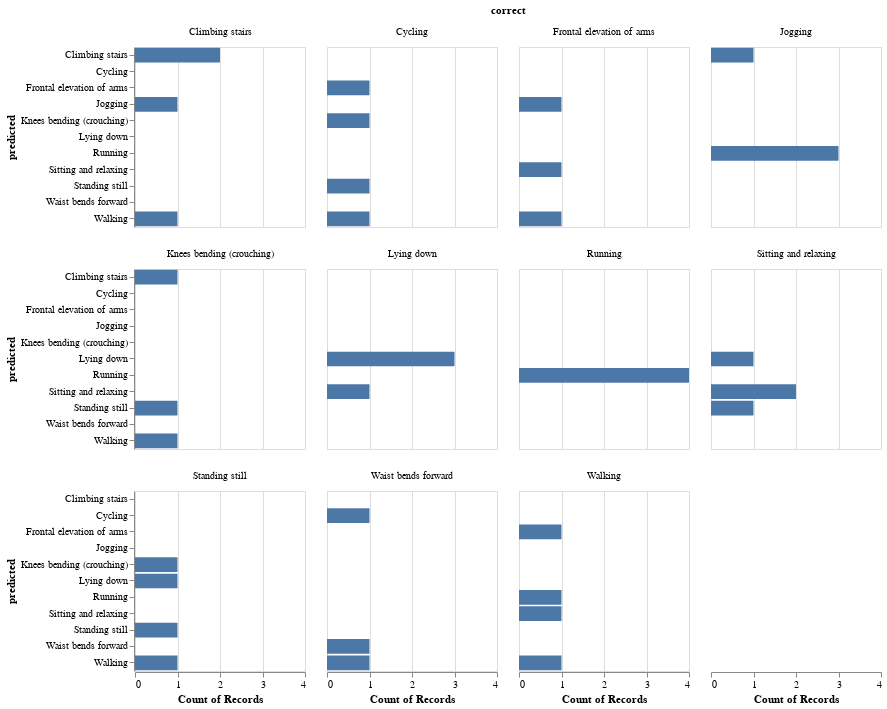

Notebook code cell kept with this figure:
### Code cell
model = best[1].best_estimator_
y_pred = model.predict(X_test.iloc[:, best[2]])
print("Score: {:.2f}".format(best[0]))
show_result(y_pred, y_test)

### Figure 1 — Vega-Lite specification as saved in the notebook (floating-point values rounded to 4 significant figures)
{"config": {"view": {"continuousWidth": 400, "continuousHeight": 300}}, "data": {"name": "data-2628c3751cb6b9231f6e68b9519854b3"}, "facet": {"type": "nominal", "field": "correct"}, "spec": {"mark": "bar", "encoding": {"x": {"type": "nominal", "aggregate": "count", "field": "predicted"}, "y": {"type": "nominal", "field": "predicted"}}, "height": 180, "width": 170}, "columns": 4, "$schema": "https://vega.github.io/schema/vega-lite/v4.8.1.json", "datasets": {"data-2628c3751cb6b9231f6e68b9519854b3": [{"predicted": "Climbing stairs", "correct": "Climbing stairs"}, {"predicted": "Lying down", "correct": "Sitting and relaxing"}, {"predicted": "Lying down", "correct": "Lying down"}, {"predicted": "Lying down", "correct": "Standing still"}, {"predicted": "Walking", "correct": "Frontal elevation of arms"}, {"predicted": "Frontal elevation of arms", "correct": "Walking"}, {"predicted": "Climbing stairs", "correct": "Climbing stairs"}, {"predicted": "Knees bending (crouching)", "correct": "Standing still"}, {"predicted": "Lying down", "correct": "Lying down"}, {"predicted": "Walking", "correct": "Walking"}, {"predicted": "Standing still", "correct": "Standing still"}, {"predicted": "Walking", "correct": "Standing still"}, {"predicted": "Knees bending (crouching)", "correct": "Cycling"}, {"predicted": "Sitting and relaxing", "correct": "Sitting and relaxing"}, {"predicted": "Sitting and relaxing", "correct": "Frontal elevation of arms"}, {"predicted": "Standing still", "correct": "Knees bending (crouching)"}, {"predicted": "Cycling", "correct": "Waist bends forward"}, {"predicted": "Frontal elevation of arms", "correct": "Cycling"}, {"predicted": "Jogging", "correct": "Frontal elevation of arms"}, {"predicted": "Walking", "correct": "Knees bending (crouching)"}, {"predicted": "Sitting and relaxing", "correct": "Walking"}, {"predicted": "Waist bends forward", "correct": "Waist bends forward"}, {"predicted": "Walking", "correct": "Climbing stairs"}, {"predicted": "Running", "correct": "Jogging"}, {"predicted": "Running", "correct": "Running"}, {"predicted": "Lying down", "correct": "Lying down"}, {"predicted": "Running", "correct": "Jogging"}, {"predicted": "Sitting and relaxing", "correct": "Sitting and relaxing"}, {"predicted": "Climbing stairs", "correct": "Knees bending (crouching)"}, {"predicted": "Running", "correct": "Jogging"}, {"predicted": "Standing still", "correct": "Cycling"}, {"predicted": "Jogging", "correct": "Climbing stairs"}, {"predicted": "Sitting and relaxing", "correct": "Lying down"}, {"predicted": "Walking", "correct": "Cycling"}, {"predicted": "Climbing stairs", "correct": "Jogging"}, {"predicted": "Running", "correct": "Running"}, {"predicted": "Running", "correct": "Running"}, {"predicted": "Walking", "correct": "Waist bends forward"}, {"predicted": "Running", "correct": "Running"}, {"predicted": "Standing still", "correct": "Sitting and relaxing"}, {"predicted": "Running", "correct": "Walking"}]}}
